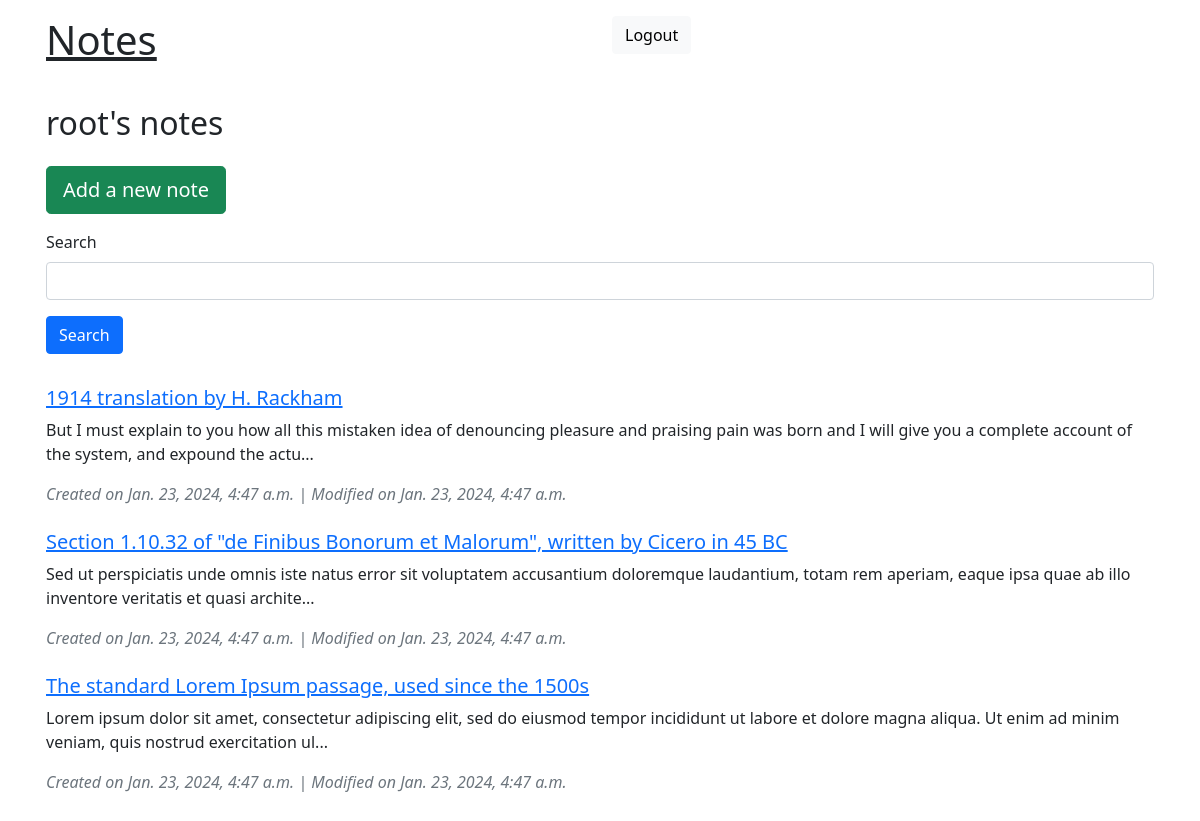
The app's page / (signed in) with its own data.
### notes/models.py (models this page shows, shortened)
class Note(models.Model):
    user = models.ForeignKey(
        User,
        on_delete=models.CASCADE,
        related_name="notes",
        verbose_name="User",
    )
    title = models.CharField("Title", max_length=140)
    content = models.TextField("Content", blank=True)
    created = models.DateTimeField("Created", blank=True, auto_now_add=True)
    modified = models.DateTimeField(
        "Modified", blank=True, null=True, auto_now=True
    )
    @property
    def preview_content(self):
        if len(self.content) > 180:
            return self.content[:177] + "..."
        return self.content
    class Meta:
        verbose_name = "Note"

### notes/views.py (the view)
# urls.py: path("", NoteListView.as_view(), name="notes"),
class NoteListView(LoginRequiredMixin, ListView):
    model = Note
    context_object_name = "notes"
    def get(self, request, *args, **kwargs):
        form = SearchForm(request.GET)
        search_query = request.GET.get("q", "")
        filter_q_obj = self.get_search_q_object(search_query) & Q(
            user=self.request.user
        )
        self.object_list = Note.objects.filter(filter_q_obj).order_by(
            "-created"
        )
        context = {"form": form, "notes": self.object_list}
        return self.render_to_response(context)
    def get_search_q_object(self, search_query: str) -> Q:
        q_obj = Q()
        if search_query:
            search_items = search_query.split()
            for item in search_items:
                q_obj |= Q(title__icontains=item)
        return q_obj

### notes/forms.py
class SearchForm(forms.Form):
    q = forms.CharField(max_length=140, required=False, label="Search")

### notes/templates/notes/note_list.html
{% extends "notes/base.html" %}
{% load crispy_forms_tags %}
{% block content %}
<div>
    {% if request.user.is_authenticated %}
        <h2>{{ user.username }}'s notes</h2>
    {% else %}
        <h2>Notes</h2>
    {% endif %}
    <a href="{% url 'note-create' %}" class="btn btn-lg btn-success mb-3 mt-3">Add a new note</a>
    <div>
        <form method="GET">
            {{ form|crispy }}
            <button type="submit" class="btn btn-primary">Search</button>
        </form>
    </div>
    <br>
    {% for note in notes %}
        <div class="row mt-2">
            <h5><a href="{% url 'note-detail' note.pk %}">{{ note.title }}</a></h5>
            <p>{{ note.preview_content }}</p>
            <p class="text-secondary"><i><span>Created on {{ note.created }}</span> | <span>Modified on {{ note.modified }}</span></i></p>
        </div>
    {% endfor %}
</div>
{% endblock %}

### records on screen
Note: title "1914 translation by H. Rackham", preview_content "But I must explain to you how all this mistaken idea of denouncing pleasure and praising pain was born and I will give you a complete account of the system, and expound the actu...", created "Jan. 23, 2024, 4:47 a.m.", modified "Jan. 23, 2024, 4:47 a.m."
Note: title "Section 1.10.32 of \"de Finibus Bonorum et Malorum\", written by Cicero in 45 BC", preview_content "Sed ut perspiciatis unde omnis iste natus error sit voluptatem accusantium doloremque laudantium, totam rem aperiam, eaque ipsa quae ab illo inventore veritatis et quasi archite...", created "Jan. 23, 2024, 4:47 a.m.", modified "Jan. 23, 2024, 4:47 a.m."
Note: title "The standard Lorem Ipsum passage, used since the 1500s", preview_content "Lorem ipsum dolor sit amet, consectetur adipiscing elit, sed do eiusmod tempor incididunt ut labore et dolore magna aliqua. Ut enim ad minim veniam, quis nostrud exercitation ul...", created "Jan. 23, 2024, 4:47 a.m.", modified "Jan. 23, 2024, 4:47 a.m."

### other values on screen
{{ user.username }} "root"
